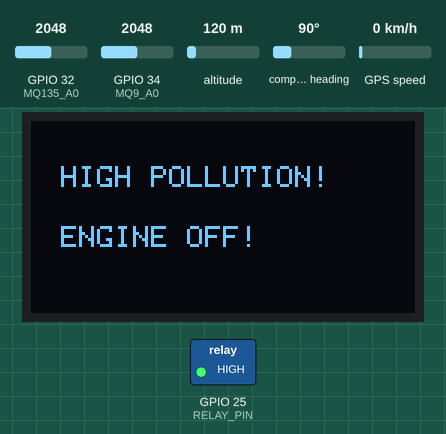
Simulated run of this sketch. Board: ESP32. Parts: 128×64 one-colour display, switched loads named in the sketch (green lamp = pin HIGH). The inputs (shaded band) are chosen by the test bench; at power-on: GPIO 32 (MQ135_A0) = 2048, GPIO 34 (MQ9_A0) = 2048, altitude 120 m, compass heading 90°, GPS speed 0 km/h. WiFi joins after 1.5 s; servers stay silent unless stated; the GPS gets a fix after 3 s at 37.7749, -122.4194 with 8 satellites; what the sketch prints to the serial monitor is not drawn.

Above: at 3.9 s.
Timing chart, 0 to 5.4 s (numbered marks = the images above):
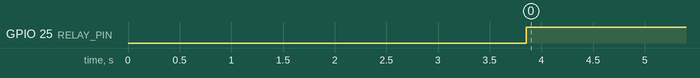

Measured:
- by itself, GPIO 25 (RELAY_PIN): LOW → HIGH at 3.9 s

The sketch:

mq_with_blynk.ino
```cpp
#define BLYNK_PRINT Serial
#define BLYNK_TEMPLATE_ID "TMPL3hRbHBK3a"
#define BLYNK_TEMPLATE_NAME "Bike Pollution Monitor"

#define BLYNK_DEVICE_NAME "Bike Pollution Monitor"
#define BLYNK_FIRMWARE_VERSION "1.0.0"

#include <BlynkSimpleEsp32.h>
#include <Wire.h>
#include <Adafruit_GFX.h>
#include <Adafruit_SSD1306.h>
#include <HardwareSerial.h>
#include <TinyGPS++.h>

// Blynk Credentials
char auth[] = "4unYjiWnQ5K80E2Olh88hS_jYPPAj34i"; // Replace with your Blynk Token
char ssid[] = "realme 8i";        // Replace with your WiFi SSID
char pass[] = "raj@12345";    // Replace with your WiFi Password

// Define OLED Display size
#define SCREEN_WIDTH 128
#define SCREEN_HEIGHT 64
Adafruit_SSD1306 display(SCREEN_WIDTH, SCREEN_HEIGHT, &Wire, -1);

// Sensor and Relay Pins
const int MQ135_A0 = 32;  // MQ-135 connected to GPIO32
const int MQ9_A0 = 34;    // MQ-9 connected to GPIO34
const int RELAY_PIN = 25; // Relay connected to GPIO25 (Engine control)

// Pollution Thresholds (Adjust based on real testing)
const float MQ135_THRESHOLD = 1.2;  // Threshold for air quality (Volts)
const float MQ9_THRESHOLD = 0.4;    // Threshold for CO levels (Volts)

// Define GPS Module Pins
#define RXD2 16  // GPS TX
#define TXD2 17  // GPS RX

HardwareSerial gpsSerial(1);
TinyGPSPlus gps;

void setup() {
    Serial.begin(115200);

    // Connect to WiFi and Blynk
    WiFi.begin(ssid, pass);
    Blynk.begin(auth, ssid, pass);

    // Initialize GPS
    gpsSerial.begin(9600, SERIAL_8N1, RXD2, TXD2);

    // Relay Setup
    pinMode(RELAY_PIN, OUTPUT);
    digitalWrite(RELAY_PIN, LOW); // Ensure relay is ON initially (Engine running)

    // OLED Setup
    if (!display.begin(SSD1306_SWITCHCAPVCC, 0x3C)) { // Address 0x3C for 128x64
        Serial.println(F("SSD1306 allocation failed"));
        for (;;);
    }
    delay(2000);
    display.clearDisplay();
}

void loop() {
    Blynk.run(); // Run Blynk process

    // Read MQ-135 Sensor
    float voltage_MQ135 = analogRead(MQ135_A0) * (3.3 / 4095.0);
    Blynk.virtualWrite(V1, voltage_MQ135); // Send MQ135 data to Blynk

    // Read MQ-9 Sensor
    float voltage_MQ9 = analogRead(MQ9_A0) * (3.3 / 4095.0);
    Blynk.virtualWrite(V2, voltage_MQ9);  // Send MQ9 data to Blynk

    // Display Sensor Values on Serial Monitor
    Serial.print("MQ-135 (Air Quality): ");
    Serial.print(voltage_MQ135);
    Serial.print(" V || ");

    Serial.print("MQ-9 (CO Level): ");
    Serial.print(voltage_MQ9);
    Serial.print(" V || ");

    // Check GPS Data
    while (gpsSerial.available()) {
        gps.encode(gpsSerial.read());
    }

    if (gps.location.isValid()) {
        float latitude = gps.location.lat();
        float longitude = gps.location.lng();

        Serial.print("Latitude: ");
        Serial.print(latitude, 4);
        Serial.print(" | Longitude: ");
        Serial.println(longitude, 4);

        Blynk.virtualWrite(V4, latitude);  // Send Latitude to Blynk
        Blynk.virtualWrite(V5, longitude); // Send Longitude to Blynk
    } else {
        Serial.println("Waiting for GPS...");
    }

    // Determine Pollution Status
    bool pollutionDetected = (voltage_MQ135 > MQ135_THRESHOLD || voltage_MQ9 > MQ9_THRESHOLD);
    int pollutionStatus = pollutionDetected ? 1 : 0;
    Blynk.virtualWrite(V3, pollutionStatus); // Send Pollution Status to Blynk Gauge

    // Update Relay & OLED Display based on Pollution Status
    if (pollutionDetected) {
        display.clearDisplay();
        display.setTextSize(1);
        display.setTextColor(WHITE);
        Serial.println("High Pollution Detected! Stopping Engine...");
        digitalWrite(RELAY_PIN, HIGH); // Turns OFF the relay (Engine OFF)

        display.setCursor(10, 15);
        display.print("HIGH POLLUTION!");
        display.setCursor(10, 35);
        display.print("ENGINE OFF!");

         Blynk.logEvent("High Pollution Alert", " High Pollution Detected! Engine Stopping.");

    } else {
        display.clearDisplay();
        display.setTextSize(2);
        display.setTextColor(WHITE);
        Serial.println("Air Quality Normal. Engine Running.");
        digitalWrite(RELAY_PIN, LOW); // Turns ON the relay (Engine ON)

        display.setCursor(20, 15);
        display.print("Engine");
        display.setCursor(20, 35);
        display.print("Running");
    }

    display.display(); // Refresh OLED screen
    delay(1000); // Wait 1 second before next reading
}
```
